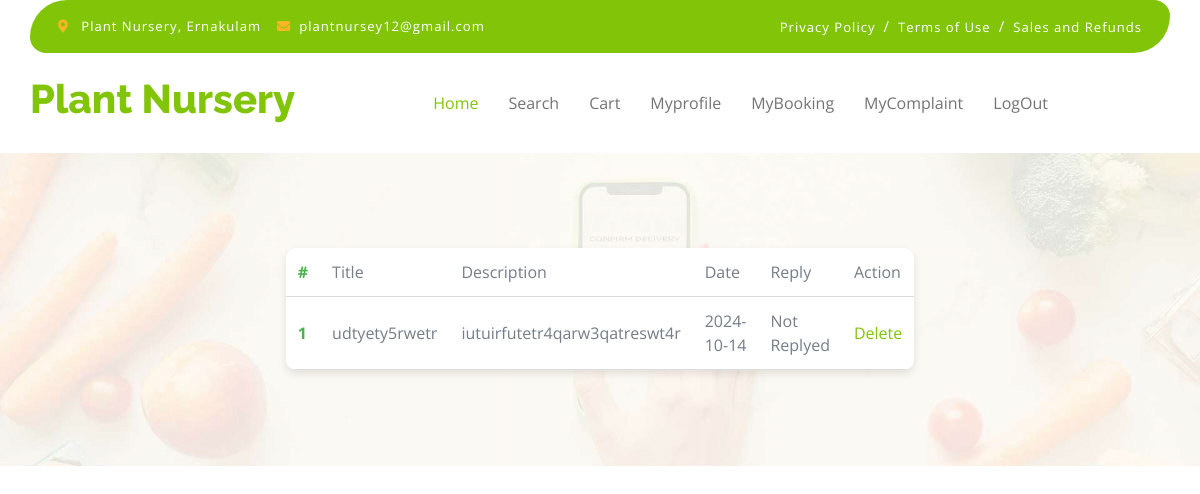
Screenshot of /PROJECT/user/MyComplaints.php (signed in) with the database file from the repository.
### tables this page shows
CREATE TABLE `tbl_complaint` (
  `complaint_id` int(11) NOT NULL,
  `complaint_title` varchar(70) NOT NULL,
  `complaint_description` varchar(300) NOT NULL,
  `complaint_status` int(70) NOT NULL DEFAULT 0,
  `complaint_date` varchar(70) NOT NULL,
  `user_id` int(11) NOT NULL,
  `plant_id` int(11) NOT NULL,
  `complaint_reply` varchar(80) NOT NULL
);

### PROJECT/user/MyComplaints.php (the view, shortened to what this page needs)
<?php
include('../Assets/connection/connection.php');
include('Head.php');
		?>
<!DOCTYPE html PUBLIC "-//W3C//DTD XHTML 1.0 Transitional//EN" "http://www.w3.org/TR/xhtml1/DTD/xhtml1-transitional.dtd">
<html xmlns="http://www.w3.org/1999/xhtml">
<head>
</head>
<body>
<form id="form1" name="form1" method="post" action="">
<table  width="100%" border="0" cellspacing="0" cellpadding="10" align="center">
    <tr>
      <td>#</td>
      <td>Title</td>
      <td>Description</td>
      <td>Date</td>
      <td>Reply</td>
      <td>Action</td>
    </tr>
     <?php
	$i=0;
		$selQry="select * from tbl_complaint where user_id=".$_SESSION['uid'];
	$row=$con->query($selQry);
	while($data=$row->fetch_assoc())
	{
		$i++;
		?>
    <tr>
      <td><?php echo $i ?></td>
      <td><?php echo $data['complaint_title'] ?></td>
      <td><?php echo $data['complaint_description'] ?></td>
      <td><?php echo $data['complaint_date'] ?></td>
      <td><?php
      if($data['complaint_status']==1)
	  {
		  echo $data['complaint_reply'];
	  }
	  else
	  {
		  echo "Not Replyed";
	  }
	  ?></td>
      <td> <a href="MyComplaints.php?id=<?php echo $data['complaint_id'] ?>">Delete</a></td>
    </tr>
    <?php } ?>
  </table>
  </form>
</body>
</html>

### PROJECT/user/MyComplaints.php (style rules this page uses)
table { width: 100%; max-width: 600px; background-color: #ffffff; border-radius: 10px; box-shadow: 0 4px 8px rgba(0, 0, 0, 0.1); overflow: hidden; border-collapse: collapse; }
table, td { padding: 12px; border: none; text-align: left; }
td { border-bottom: 1px solid #ddd; }
td:first-child { font-weight: bold; color: #4caf50; width: 30%; }

### rows the page displays
tbl_complaint: complaint_title "udtyety5rwetr", complaint_description "iutuirfutetr4qarw3qatreswt4r", complaint_date "2024-10-14", complaint_status "Not Replyed"
